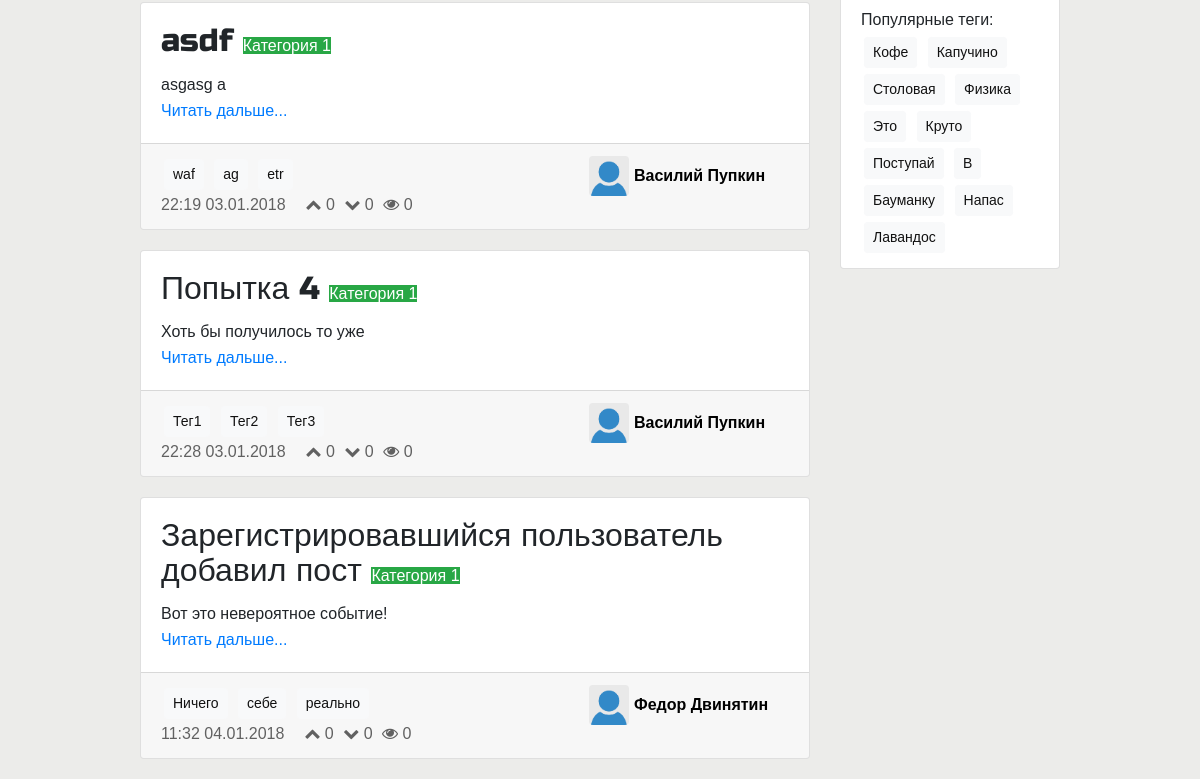
Page /post/ (lower part) on the earlier database version.
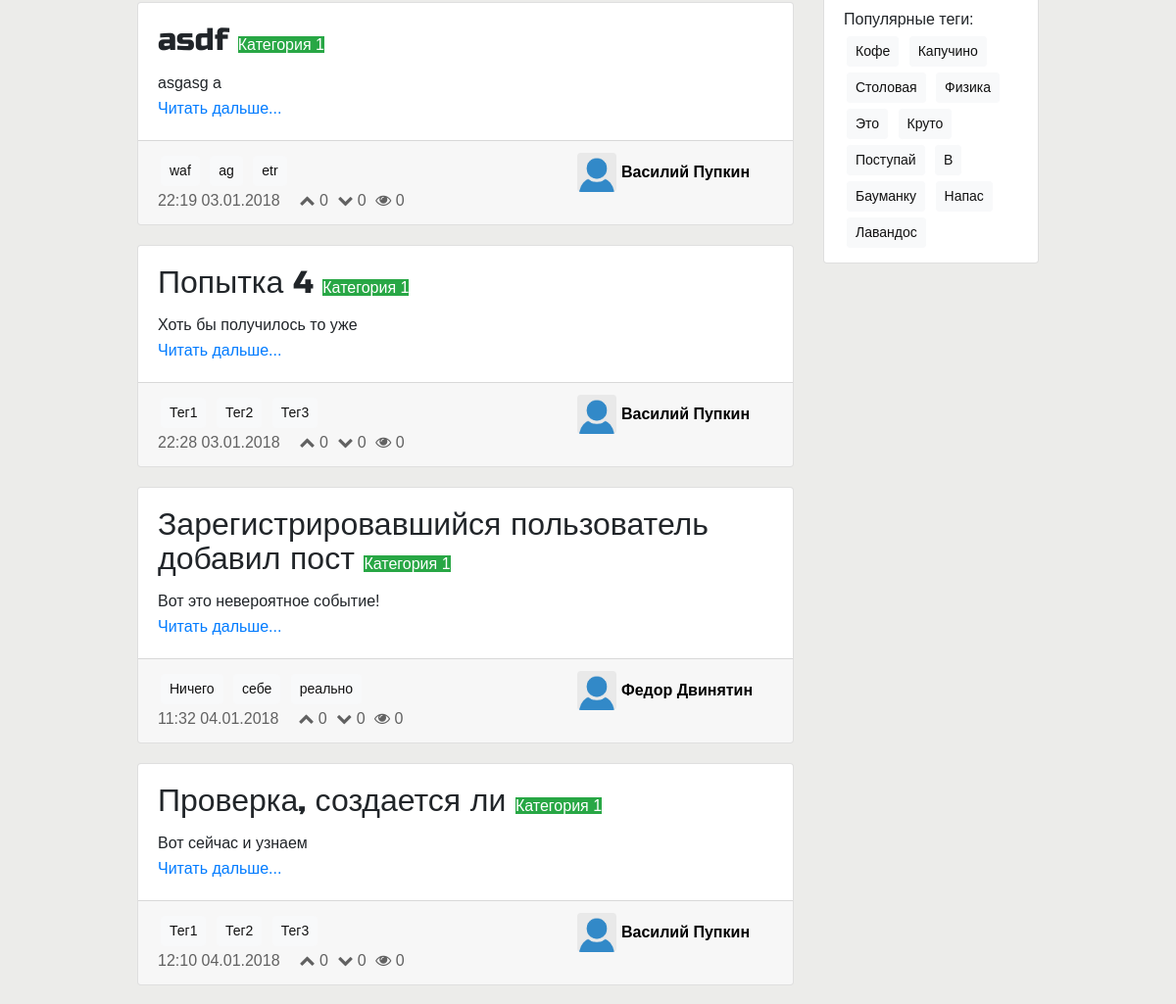
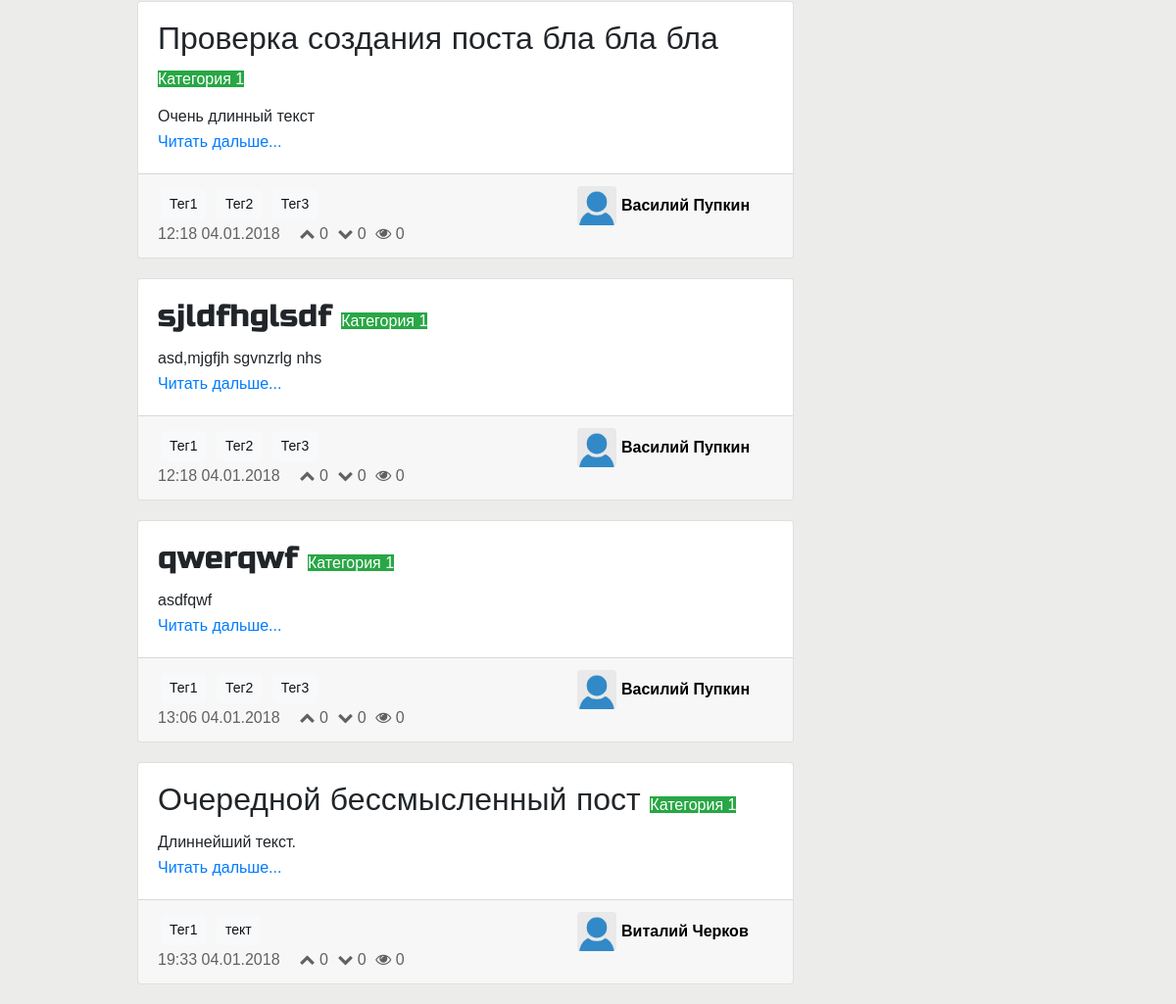
Same page on the later database version (2 pictures, top to bottom).
### post/models.py (models this page shows, shortened)
class Post(models.Model):
    title = models.CharField(max_length=250)
    text = models.TextField()
    pub_date = models.DateTimeField(auto_now_add=True)
    likes = models.IntegerField(default=0)
    dislikes = models.IntegerField(default=0)
    views = models.IntegerField(default=0)
    category = models.ForeignKey(Category, on_delete=models.CASCADE)
    tag = models.ManyToManyField(Tag)
    author = models.ForeignKey(UserProfile, on_delete=models.CASCADE, blank=True)
    posts = PostManager()
    def get_absolute_url(self):
        return reverse('post:detail', kwargs={'pk': self.pk})

### category/models.py (models this page shows, shortened)
class Category(models.Model):
    label = models.CharField(unique=True, max_length=30)
    description = models.TextField()

### tag/models.py (models this page shows, shortened)
class Tag(models.Model):
    label = models.CharField(max_length=30, unique=True)

### userprofile/models.py (models this page shows, shortened)
class UserProfile(models.Model):
    user = models.OneToOneField(User, on_delete=models.CASCADE)
    rating = models.IntegerField(default=0)
    about = models.TextField(blank=True)
    def get_absolute_url(self):
        return reverse('userprofile:userpage', kwargs={'pk': self.pk})

### post/views.py (the view)
class ListPost(ListView):
    model = Post
    template_name = 'post/all-posts.html'
    context_object_name = 'posts_list'
    paginate_by = 10
    def set_paginator_options(context):
        first_index = max(context['page_obj'].number - 2, 1)
        last_index = min(first_index + 4, context['paginator'].num_pages)
        first_index = max(1, last_index - 4)
        return {
            'first': first_index,
            'last': last_index
        }
    def get_context_data(self, **kwargs):
        context = super(ListPost, self).get_context_data(**kwargs)
        context['pag_options'] = ListPost.set_paginator_options(context)
        return context

### bauchange/context.py (called while the page is built)
def current_userprofile(request):
    if hasattr(request, 'user') and request.user.is_authenticated():
        userprofile = UserProfile.objects.get(user=request.user)
    else:
        userprofile = None
    return {
        'context_userprofile': userprofile
    }

### post/models.py (called while the page is built)
    def get_queryset(self):
        return super(PostManager, self).get_queryset()

### post/templates/post/all-posts.html
{% extends "base.html" %}
{% block base_block %}
    {% with jumbotron_is_active=True page_title=page_title page_description=page_description %}
        {{ block.super }}
    {% endwith %}
{% endblock %}
{% block content %}
    {% include "post/list.html" %}
{% endblock %}

### post/templates/post/list-includes/short-post-body.html
<div class="card-body">
    <h2 class="card-title">
        {{ post.title }}
        <a href="{% url 'category:posts-by-category' pk=post.category.id %}">
            <span class="post-category-mini badge-success">
                {{ post.category.label }}
            </span>
        </a>
    </h2>
    <p class="card-text">
        {{ post.text|truncatewords:80 }}
    </p>
    <a href="{{ post.get_absolute_url }}" class="card-link">Читать дальше...</a>
</div>

### post/templates/post/list-includes/short-post-footer.html
<div class="card-footer">
    <div class="row">
        <div class="post-info meta col">
            {% include "post/list-includes/short-post-tags.html" with tags=post.tag %}
            <div class="post-statistics-mini card-text">
                <span class="pub-date-mini float-left">{{ post.pub_date|date:"H:i d.m.Y" }}</span>
                <ul class="list-inline">
                    <li class="list-inline-item"><i class="fa fa-chevron-up" aria-hidden="true"></i> {{ post.likes }}</li>
                    <li class="list-inline-item"><i class="fa fa-chevron-down" aria-hidden="true"></i> {{ post.dislikes }}</li>
                    <li class="list-inline-item"><i class="fa fa-eye" aria-hidden="true"></i> {{ post.views }}</li>
                </ul>
            </div>
        </div>
        <a class="author-info-mini col-md-auto col-sm-auto row float-right" href="{{ post.author.get_absolute_url }}">
            <img src="/upload/img/user_empty.png" class="author-photo-mini rounded float-left">
            <h4 class="author-name-mini">{{ post.author.user.first_name}} {{ post.author.user.last_name}}</h4>
        </a>
    </div>
</div>

### post/templates/post/list-includes/short-post-tags.html
<div class="post-tags-mini">
    {% for tag_item in tags.all %}
        <a href="{% url "tag:posts-by-tag" pk=tag_item.id %}" class="tag btn btn-light btn-sm">{{ tag_item.label }}</a>
    {% endfor %}
</div>

Differences in the rows shown:
added Post: title "Проверка, создается ли", category.label "Категория 1", text "Вот сейчас и узнаем", pub_date "12:10 04.01.2018", likes "0", dislikes "0", views "0", author.user.first_name "Василий", author.user.last_name "Пупкин", Tag (label "Тег1"), Tag (label "Тег2"), Tag (label "Тег3")
added Post: title "Проверка создания поста бла бла бла", category.label "Категория 1", text "Очень длинный текст", pub_date "12:18 04.01.2018", likes "0", dislikes "0", views "0", author.user.first_name "Василий", author.user.last_name "Пупкин", Tag (label "Тег1"), Tag (label "Тег2"), Tag (label "Тег3")
added Post: title "sjldfhglsdf", category.label "Категория 1", text "asd,mjgfjh sgvnzrlg nhs", pub_date "12:18 04.01.2018", likes "0", dislikes "0", views "0", author.user.first_name "Василий", author.user.last_name "Пупкин", Tag (label "Тег1"), Tag (label "Тег2"), Tag (label "Тег3")
added Post: title "qwerqwf", category.label "Категория 1", text "asdfqwf", pub_date "13:06 04.01.2018", likes "0", dislikes "0", views "0", author.user.first_name "Василий", author.user.last_name "Пупкин", Tag (label "Тег1"), Tag (label "Тег2"), Tag (label "Тег3")
added Post: title "Очередной бессмысленный пост", category.label "Категория 1", text "Длиннейший текст.", pub_date "19:33 04.01.2018", likes "0", dislikes "0", views "0", author.user.first_name "Виталий", author.user.last_name "Черков", Tag (label "Тег1")
added Tag: label "тект", shown under "Очередной бессмысленный пост"
